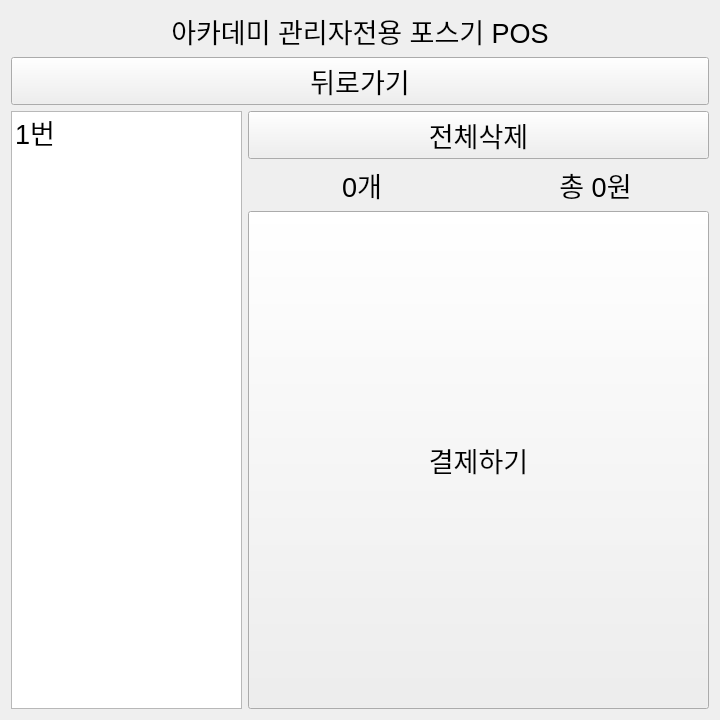
<?xml version="1.0" encoding="UTF-8"?>
<ui version="4.0">
 <class>Form</class>
 <widget class="QWidget" name="Form">
  <property name="geometry">
   <rect>
    <x>0</x>
    <y>0</y>
    <width>720</width>
    <height>720</height>
   </rect>
  </property>
  <property name="sizePolicy">
   <sizepolicy hsizetype="Expanding" vsizetype="Fixed">
    <horstretch>0</horstretch>
    <verstretch>0</verstretch>
   </sizepolicy>
  </property>
  <property name="minimumSize">
   <size>
    <width>720</width>
    <height>720</height>
   </size>
  </property>
  <property name="font">
   <font>
    <pointsize>20</pointsize>
    <bold>false</bold>
   </font>
  </property>
  <property name="cursor">
   <cursorShape>ArrowCursor</cursorShape>
  </property>
  <property name="windowTitle">
   <string>Form</string>
  </property>
  <property name="autoFillBackground">
   <bool>false</bool>
  </property>
  <layout class="QVBoxLayout" name="verticalLayout_2">
   <item>
    <widget class="QPushButton" name="btn_title">
     <property name="sizePolicy">
      <sizepolicy hsizetype="Expanding" vsizetype="Fixed">
       <horstretch>0</horstretch>
       <verstretch>0</verstretch>
      </sizepolicy>
     </property>
     <property name="focusPolicy">
      <enum>Qt::FocusPolicy::NoFocus</enum>
     </property>
     <property name="styleSheet">
      <string notr="true">background-color: transparent; border: none;</string>
     </property>
     <property name="text">
      <string>아카데미 관리자전용 포스기 POS</string>
     </property>
    </widget>
   </item>
   <item>
    <layout class="QHBoxLayout" name="horizontalLayout">
     <property name="sizeConstraint">
      <enum>QLayout::SizeConstraint::SetMinimumSize</enum>
     </property>
     <property name="leftMargin">
      <number>0</number>
     </property>
     <property name="topMargin">
      <number>0</number>
     </property>
     <property name="rightMargin">
      <number>0</number>
     </property>
     <property name="bottomMargin">
      <number>0</number>
     </property>
    </layout>
   </item>
   <item>
    <layout class="QGridLayout" name="gridLayout">
     <property name="leftMargin">
      <number>0</number>
     </property>
     <property name="topMargin">
      <number>0</number>
     </property>
     <property name="rightMargin">
      <number>0</number>
     </property>
     <property name="bottomMargin">
      <number>0</number>
     </property>
    </layout>
   </item>
   <item>
    <widget class="QPushButton" name="btn_back">
     <property name="sizePolicy">
      <sizepolicy hsizetype="Expanding" vsizetype="Fixed">
       <horstretch>0</horstretch>
       <verstretch>0</verstretch>
      </sizepolicy>
     </property>
     <property name="text">
      <string>뒤로가기</string>
     </property>
    </widget>
   </item>
   <item>
    <layout class="QHBoxLayout" name="horizontalLayout_3" stretch="1,2">
     <property name="leftMargin">
      <number>0</number>
     </property>
     <item>
      <widget class="QListWidget" name="lst_my_order_details">
       <property name="sizePolicy">
        <sizepolicy hsizetype="Expanding" vsizetype="Expanding">
         <horstretch>0</horstretch>
         <verstretch>0</verstretch>
        </sizepolicy>
       </property>
       <item>
        <property name="text">
         <string>1번</string>
        </property>
       </item>
      </widget>
     </item>
     <item>
      <layout class="QVBoxLayout" name="verticalLayout">
       <item>
        <widget class="QPushButton" name="btn_all_delete">
         <property name="sizePolicy">
          <sizepolicy hsizetype="Expanding" vsizetype="Fixed">
           <horstretch>0</horstretch>
           <verstretch>0</verstretch>
          </sizepolicy>
         </property>
         <property name="text">
          <string>전체삭제</string>
         </property>
        </widget>
       </item>
       <item>
        <layout class="QHBoxLayout" name="horizontalLayout_2">
         <item>
          <widget class="QLabel" name="lb_select_products">
           <property name="sizePolicy">
            <sizepolicy hsizetype="Expanding" vsizetype="Fixed">
             <horstretch>0</horstretch>
             <verstretch>0</verstretch>
            </sizepolicy>
           </property>
           <property name="text">
            <string>0개</string>
           </property>
           <property name="alignment">
            <set>Qt::AlignmentFlag::AlignCenter</set>
           </property>
          </widget>
         </item>
         <item>
          <widget class="QLabel" name="lb_total_price">
           <property name="sizePolicy">
            <sizepolicy hsizetype="Expanding" vsizetype="Fixed">
             <horstretch>0</horstretch>
             <verstretch>0</verstretch>
            </sizepolicy>
           </property>
           <property name="text">
            <string>총 0원</string>
           </property>
           <property name="alignment">
            <set>Qt::AlignmentFlag::AlignCenter</set>
           </property>
          </widget>
         </item>
        </layout>
       </item>
       <item>
        <widget class="QPushButton" name="btn_payment">
         <property name="sizePolicy">
          <sizepolicy hsizetype="Expanding" vsizetype="Expanding">
           <horstretch>0</horstretch>
           <verstretch>0</verstretch>
          </sizepolicy>
         </property>
         <property name="minimumSize">
          <size>
           <width>0</width>
           <height>0</height>
          </size>
         </property>
         <property name="cursor">
          <cursorShape>ArrowCursor</cursorShape>
         </property>
         <property name="focusPolicy">
          <enum>Qt::FocusPolicy::NoFocus</enum>
         </property>
         <property name="contextMenuPolicy">
          <enum>Qt::ContextMenuPolicy::NoContextMenu</enum>
         </property>
         <property name="text">
          <string>결제하기</string>
         </property>
        </widget>
       </item>
      </layout>
     </item>
    </layout>
   </item>
  </layout>
 </widget>
 <resources/>
 <connections/>
</ui>
